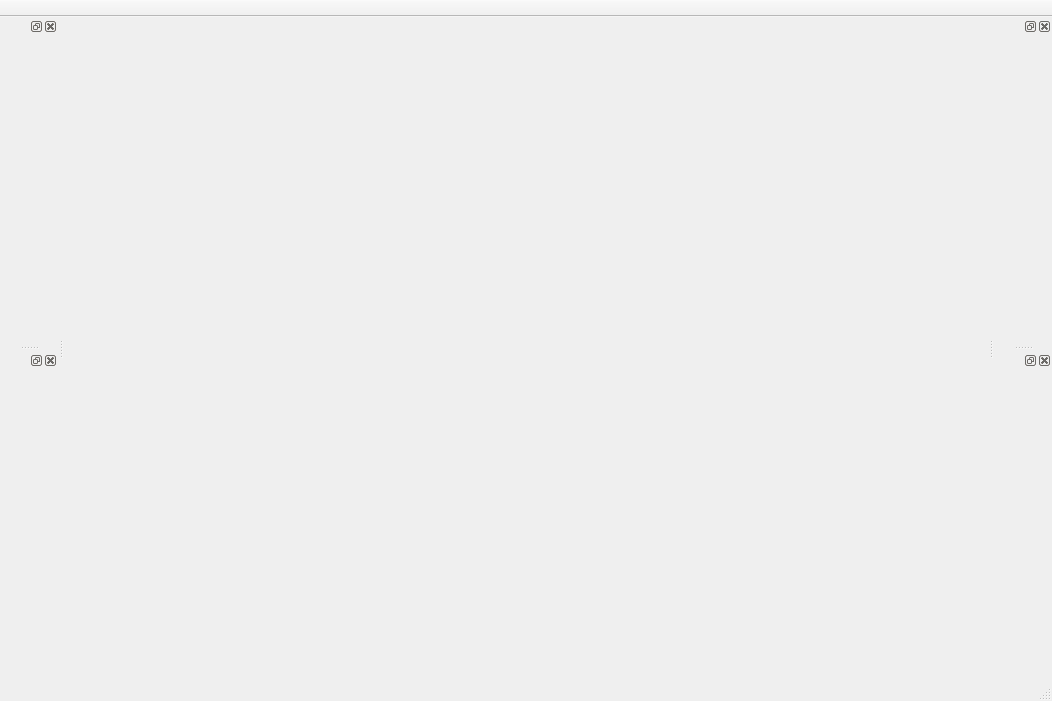
<?xml version="1.0" encoding="UTF-8"?>
<ui version="4.0">
 <class>MainWindow</class>
 <widget class="QMainWindow" name="MainWindow">
  <property name="geometry">
   <rect>
    <x>0</x>
    <y>0</y>
    <width>1052</width>
    <height>701</height>
   </rect>
  </property>
  <property name="windowTitle">
   <string>MainWindow</string>
  </property>
  <property name="autoFillBackground">
   <bool>false</bool>
  </property>
  <property name="styleSheet">
   <string notr="true">QTabBar::tab {
	     background: qlineargradient(x1: 0, y1: 0, x2: 0, y2: 1,
                                 stop: 0 #E1E1E1, stop: 0.4 #DDDDDD,
                                 stop: 0.5 #D8D8D8, stop: 1.0 #D3D3D3);
	border-style: solid;
	border-width: 1px;	
 	border-color: rgb(162,162,162);
	border-top-left-radius: 3px;
	border-top-right-radius: 3px;
	min-width: 25ex;
	min-height: 7ex;
}

 QTabBar::tab:selected, QTabBar::tab:hover {
     background: qlineargradient(x1: 0, y1: 0, x2: 0, y2: 1,
                                 stop: 0 #fafafa, stop: 0.4 #f4f4f4,
                                 stop: 0.5 #e7e7e7, stop: 1.0 #fafafa);
 }

 QTabBar::tab:selected {
     border-color: #9B9B9B;
     border-bottom-color: #C2C7CB; 
 }

 QTabBar::tab:!selected {
     margin-top: 2px; 
 }
</string>
  </property>
  <widget class="QWidget" name="centralWidget">
   <layout class="QGridLayout" name="gridLayout">
    <property name="leftMargin">
     <number>0</number>
    </property>
    <property name="topMargin">
     <number>0</number>
    </property>
    <property name="bottomMargin">
     <number>0</number>
    </property>
   </layout>
  </widget>
  <widget class="QMenuBar" name="menuBar">
   <property name="geometry">
    <rect>
     <x>0</x>
     <y>0</y>
     <width>1052</width>
     <height>17</height>
    </rect>
   </property>
  </widget>
  <widget class="QToolBar" name="toolBar">
   <property name="windowTitle">
    <string>toolBar</string>
   </property>
   <property name="movable">
    <bool>false</bool>
   </property>
   <property name="floatable">
    <bool>false</bool>
   </property>
   <attribute name="toolBarArea">
    <enum>TopToolBarArea</enum>
   </attribute>
   <attribute name="toolBarBreak">
    <bool>false</bool>
   </attribute>
  </widget>
  <widget class="QStatusBar" name="statusBar"/>
  <widget class="QDockWidget" name="dockGraphPages">
   <attribute name="dockWidgetArea">
    <number>1</number>
   </attribute>
   <widget class="QWidget" name="dockGraphPagesLayout">
    <layout class="QVBoxLayout" name="verticalLayout_2">
     <property name="spacing">
      <number>1</number>
     </property>
     <property name="leftMargin">
      <number>1</number>
     </property>
     <property name="topMargin">
      <number>1</number>
     </property>
     <property name="rightMargin">
      <number>1</number>
     </property>
     <property name="bottomMargin">
      <number>1</number>
     </property>
     <item>
      <layout class="QVBoxLayout" name="GraphPagesLayout"/>
     </item>
    </layout>
   </widget>
  </widget>
  <widget class="QDockWidget" name="dockElemets">
   <attribute name="dockWidgetArea">
    <number>1</number>
   </attribute>
   <widget class="QWidget" name="dockElemetsLayout">
    <layout class="QVBoxLayout" name="verticalLayout_3">
     <property name="spacing">
      <number>1</number>
     </property>
     <property name="leftMargin">
      <number>1</number>
     </property>
     <property name="topMargin">
      <number>1</number>
     </property>
     <property name="rightMargin">
      <number>1</number>
     </property>
     <property name="bottomMargin">
      <number>1</number>
     </property>
     <item>
      <layout class="QVBoxLayout" name="ElemetsLayout"/>
     </item>
    </layout>
   </widget>
  </widget>
  <widget class="QDockWidget" name="dockProperty">
   <attribute name="dockWidgetArea">
    <number>2</number>
   </attribute>
   <widget class="QWidget" name="dockPropertyLayout">
    <layout class="QVBoxLayout" name="verticalLayout_5">
     <property name="spacing">
      <number>1</number>
     </property>
     <property name="leftMargin">
      <number>1</number>
     </property>
     <property name="topMargin">
      <number>1</number>
     </property>
     <property name="rightMargin">
      <number>1</number>
     </property>
     <property name="bottomMargin">
      <number>1</number>
     </property>
     <item>
      <layout class="QVBoxLayout" name="PropertyLayout"/>
     </item>
    </layout>
   </widget>
  </widget>
  <widget class="QDockWidget" name="dockObjectTree">
   <attribute name="dockWidgetArea">
    <number>2</number>
   </attribute>
   <widget class="QWidget" name="dockObjectTreeLayout">
    <layout class="QVBoxLayout" name="verticalLayout" stretch="0">
     <property name="spacing">
      <number>1</number>
     </property>
     <property name="leftMargin">
      <number>1</number>
     </property>
     <property name="topMargin">
      <number>1</number>
     </property>
     <property name="rightMargin">
      <number>1</number>
     </property>
     <property name="bottomMargin">
      <number>1</number>
     </property>
     <item>
      <layout class="QVBoxLayout" name="ObjectTreeLayout"/>
     </item>
    </layout>
   </widget>
  </widget>
  <action name="actionNew">
   <property name="icon">
    <iconset resource="images.qrc">
     <normaloff>:/images/filenew.png</normaloff>:/images/filenew.png</iconset>
   </property>
   <property name="text">
    <string>Новый проект или экран</string>
   </property>
  </action>
  <action name="actionOpen">
   <property name="icon">
    <iconset resource="images.qrc">
     <normaloff>:/images/fileopen.png</normaloff>:/images/fileopen.png</iconset>
   </property>
   <property name="text">
    <string>Открыть проект или экран</string>
   </property>
  </action>
  <action name="actionLatestProjects">
   <property name="text">
    <string>Недавние проекты</string>
   </property>
  </action>
  <action name="actionLatestScreens">
   <property name="text">
    <string>Недавние экраны</string>
   </property>
  </action>
  <action name="actionSave">
   <property name="icon">
    <iconset resource="images.qrc">
     <normaloff>:/images/filesave.png</normaloff>:/images/filesave.png</iconset>
   </property>
   <property name="text">
    <string>Сохранить проект</string>
   </property>
  </action>
  <action name="actionSaveAs">
   <property name="text">
    <string>Сохранить экран как</string>
   </property>
  </action>
  <action name="actionAppExit">
   <property name="text">
    <string>Выход</string>
   </property>
  </action>
  <action name="actionScreenSettings">
   <property name="text">
    <string>Настройки экрана</string>
   </property>
  </action>
  <action name="actionShowGrid">
   <property name="checkable">
    <bool>true</bool>
   </property>
   <property name="icon">
    <iconset resource="images.qrc">
     <normaloff>:/images/showgrid.png</normaloff>:/images/showgrid.png</iconset>
   </property>
   <property name="text">
    <string>Сетка</string>
   </property>
  </action>
  <action name="actionLin">
   <property name="checkable">
    <bool>true</bool>
   </property>
   <property name="text">
    <string>Линейка</string>
   </property>
  </action>
  <action name="actionUnderView">
   <property name="text">
    <string>Предварительный просмотр</string>
   </property>
   <property name="shortcutContext">
    <enum>Qt::WindowShortcut</enum>
   </property>
  </action>
  <action name="action0_125">
   <property name="checkable">
    <bool>true</bool>
   </property>
   <property name="text">
    <string>0.125</string>
   </property>
  </action>
  <action name="action0_25">
   <property name="checkable">
    <bool>true</bool>
   </property>
   <property name="text">
    <string>0.25</string>
   </property>
  </action>
  <action name="action0_5">
   <property name="checkable">
    <bool>true</bool>
   </property>
   <property name="text">
    <string>0.5</string>
   </property>
  </action>
  <action name="action1">
   <property name="checkable">
    <bool>true</bool>
   </property>
   <property name="text">
    <string>1</string>
   </property>
  </action>
  <action name="action2">
   <property name="checkable">
    <bool>true</bool>
   </property>
   <property name="text">
    <string>2</string>
   </property>
  </action>
  <action name="action4">
   <property name="checkable">
    <bool>true</bool>
   </property>
   <property name="text">
    <string>4</string>
   </property>
  </action>
  <action name="action8">
   <property name="checkable">
    <bool>true</bool>
   </property>
   <property name="text">
    <string>8</string>
   </property>
  </action>
  <action name="action">
   <property name="text">
    <string>Закрыть проект</string>
   </property>
  </action>
 </widget>
 <layoutdefault spacing="6" margin="11"/>
 <resources>
  <include location="images.qrc"/>
 </resources>
 <connections/>
</ui>
